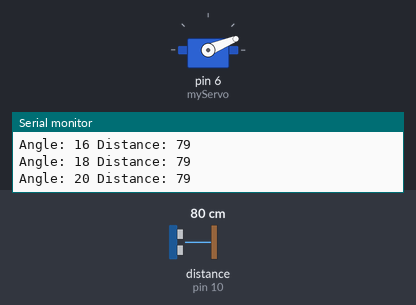
Simulated run of this sketch. Board: Arduino Uno, built with avr-gcc and run on an emulated ATmega328P. On the bench: servo, the last lines printed to the serial monitor. Wiring (inferred from the names in the program): ultrasonic range finder: trigger pin 9; echo pin 10. Inputs (shaded band) come from the test bench; at power-on: distance to the obstacle (sensor on pin 10) 80 cm. The echo pulse lasts 58.3 µs per cm.

Above: at 1.2 s.
1.3 s: distance to the obstacle (sensor on pin 10) set to 2 cm
At 2.12 s:
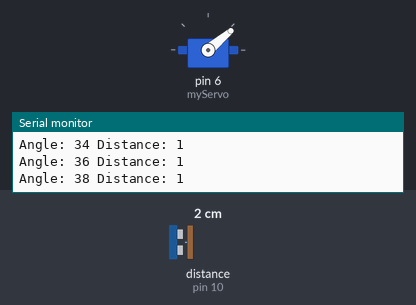
4.3 s: distance to the obstacle (sensor on pin 10) set to 120 cm
At 4.46 s:
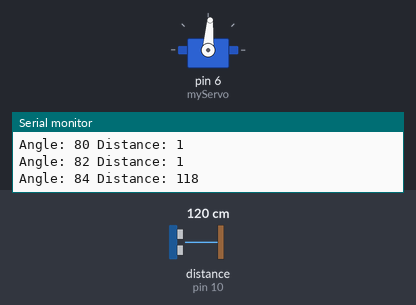
10.3 s: distance to the obstacle (sensor on pin 10) set to 250 cm
At 10.41 s:
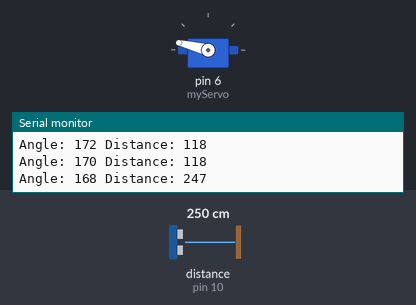
Timing chart, 0 to 19.3 s (numbered marks = the images above; inputs shaded):
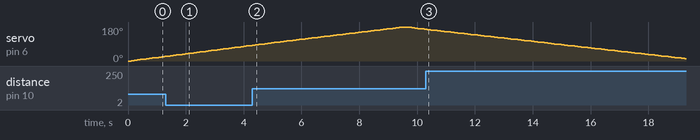

The sketch:

neat_turing_curcan1.ino
```cpp
#include <Servo.h>

Servo myServo;
const int trigPin = 9;
const int echoPin = 10;

void setup() {
  Serial.begin(9600);
  myServo.attach(6);
  pinMode(trigPin, OUTPUT);
  pinMode(echoPin, INPUT);
}

void loop() {
  for (int angle = 0; angle <= 180; angle += 2) {
    myServo.write(angle);
    delay(100);
    long duration = getDistance();
    Serial.print("Angle: ");
    Serial.print(angle);
    Serial.print(" Distance: ");
    Serial.println(duration);
  }

  for (int angle = 180; angle >= 0; angle -= 2) {
    myServo.write(angle);
    delay(100);
    long duration = getDistance();
    Serial.print("Angle: ");
    Serial.print(angle);
    Serial.print(" Distance: ");
    Serial.println(duration);
  }
}

long getDistance() {
  digitalWrite(trigPin, LOW);
  delayMicroseconds(2);
  digitalWrite(trigPin, HIGH);
  delayMicroseconds(10);
  digitalWrite(trigPin, LOW);
  long duration = pulseIn(echoPin, HIGH);
  long distance = (duration * 0.034) / 2;
  return distance;
}
```
